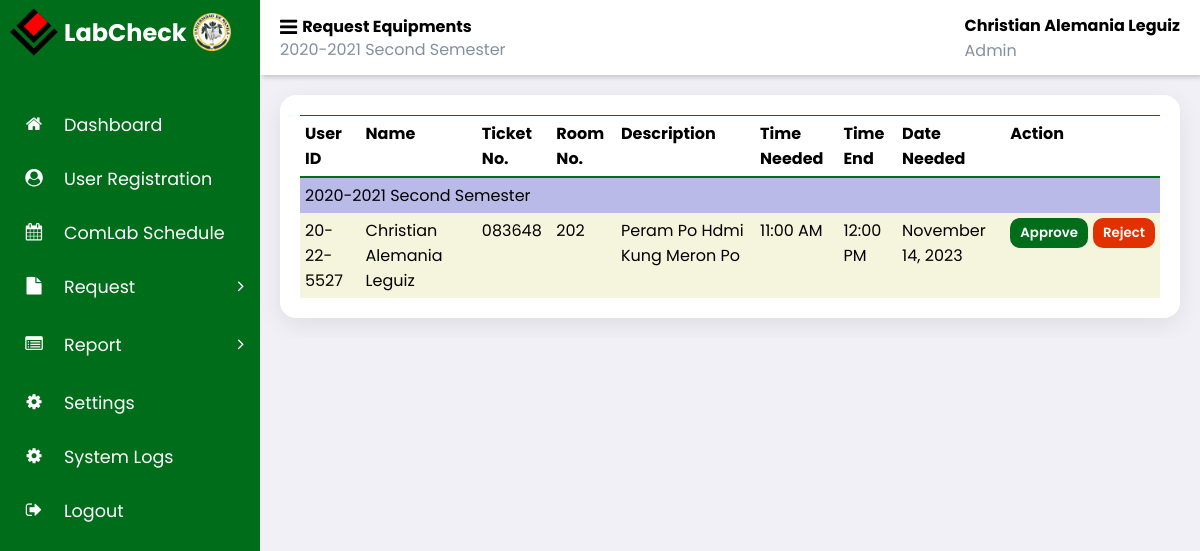
/admin_labcheck/request_equipment.php (signed in), run on an earlier commit of the app's database.
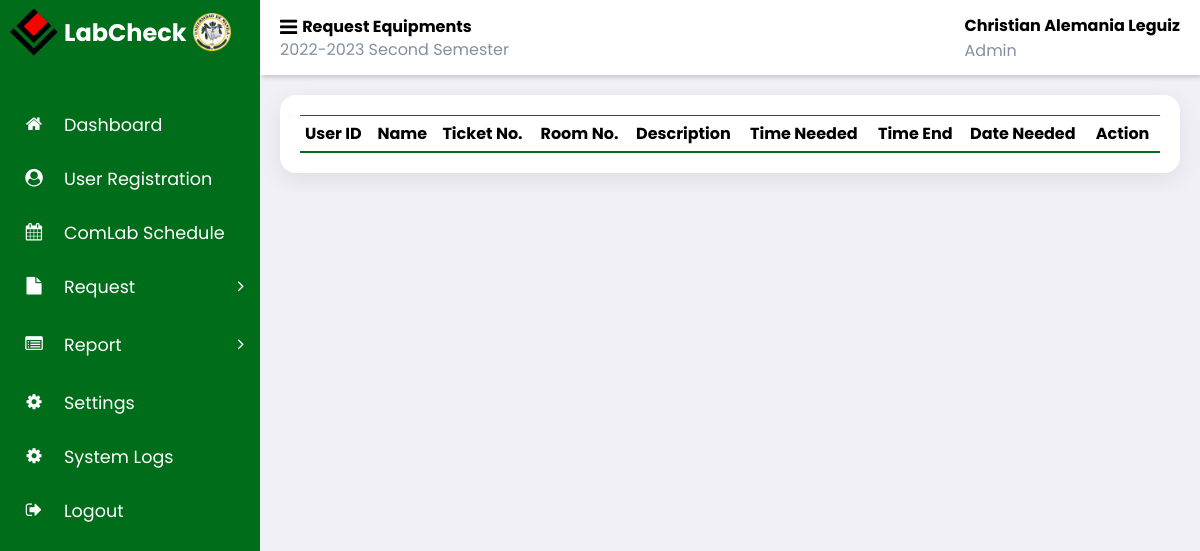
And on a later commit of the database.
### tables this page shows
CREATE TABLE `request` (
  `request_id` int(11) NOT NULL,
  `ticket_no` varchar(6) NOT NULL,
  `user_id` varchar(20) NOT NULL,
  `name` varchar(50) NOT NULL,
  `description` varchar(250) NOT NULL,
  `time` time NOT NULL,
  `time_end` time DEFAULT NULL,
  `date` date NOT NULL,
  `room_id` int(11) NOT NULL,
  `request_type` enum('comlab usage','repair','equipment') NOT NULL,
  `status` enum('pending','approve','reject','resolved') NOT NULL DEFAULT 'pending',
  `feedback` varchar(250) DEFAULT NULL,
  `school_year` varchar(20) NOT NULL,
  `semester` varchar(20) NOT NULL,
  `notify` tinyint(1) NOT NULL DEFAULT 0
);

### admin_labcheck/request_equipment.php (the view, shortened to what this page needs)
<?php
    $page = "Request Equipments";
    include '../partial/admin_sidebar.php';
    include '../partial/header.php';
    $requestType = "equipment";
    $status = "pending";
    try {
        require_once "../connection/database.php";
        $sql='SELECT r.request_id, r.ticket_no, r.user_id, r.name, r.description, r.time, r.time_end, r.date, r.room_id, r.feedback, r.school_year, r.semester
            FROM request r
            JOIN academic_year ay
            ON r.school_year = ay.school_year AND r.semester = ay.semester
            WHERE ay.status = 1
            AND r.request_type = ?
            AND r.status = ?
            ORDER BY r.school_year, r.semester, r.request_id DESC';
        $stmt = $conn->prepare($sql);
        $stmt->bind_param('ss', $requestType, $status);
        $stmt->execute();
        $result = $stmt->get_result();
    } catch (Exception $e) {
        die('Database error: ' . $e->getMessage());
    }
?>
<body>
<div class="main-content">
    <main class="request-equipment">
    <div class="table-container">
            <table class="table-header">
                <thead>
                    <tr>
                        <th>User ID</th>
                        <th>Name</th>
                        <th>Ticket No.</th>
                        <th>Room No.</th>
                        <th>Description</th>
                        <th>Time Needed</th>
                        <th>Time End</th>
                        <th>Date Needed</th>
                        <th>Action</th>
                    </tr>
                </thead>
            <tbody id="reportTable" class="table-body">
                <?php
                 $currentSchoolYear = '';
                 $currentSemester = '';
                 while ($row = $result->fetch_assoc()): ?>
                    <?php
                        $time = strtotime($row['time']);
                        $formattedTime = date("g:i A", $time);
                        $time_end = strtotime($row['time_end']);
                        $formattedEndTime = $time_end !== false ? date("g:i A", $time_end) : ' ';
                        $date = strtotime($row['date']);
                        $formattedDate = date("F j, Y ", $date);
                        $schoolYear = $row['school_year'];
                        $semester = $row['semester'];
                    ?>
                    <?php if ($currentSchoolYear != $schoolYear || $currentSemester != $semester): ?>
                        <tr>
                            <td data-cell="School Year and Semester" colspan="9" class="group-header">
                                    <?php echo $schoolYear. ' ' .$semester; ?>
                            </td>
                        </tr>
                        <?php
                        $currentSchoolYear = $schoolYear;
                        $currentSemester = $semester;
                    endif; ?>
                    <tr>
                        <td data-cell="User Id"><?php echo htmlspecialchars($row['user_id']); ?></td>
                        <td data-cell="Name"><?php echo htmlspecialchars(ucwords ($row['name'])); ?></td>
                        <td data-cell="Ticket No"><?php echo htmlspecialchars($row['ticket_no']); ?></td>
                        <td data-cell="Room No"><?php echo htmlspecialchars($row['room_id']); ?></td>
                        <td data-cell="Description"><?php echo htmlspecialchars(ucwords($row['description'])); ?></td>
                        <td data-cell="Time Needed"><?php echo $formattedTime; ?></td>
                        <td data-cell="Time End"><?php echo $formattedEndTime; ?></td>
                        <td data-cell="Date Needed"><?php echo $formattedDate; ?></td>
                        <td data-cell="Action">
                            <div class="action-flex">
                            <form action="../includes/process_request_equipment.php" method="post" class="approval-form">
                                <button type="submit" onclick="return confirmApproval()" name="approve">Approve</button>
                            </form>
                            <form action="../includes/process_request_equipment.php" method="post" class="rejection-form">
                                <button type="button" onclick="showRejectionReason(this)">Reject</button>
                            </form>
                            </div>
                        </td>
                    </tr>
                <?php endwhile; ?>
            </tbody>
        </table>
    </div>
</main>
</div>
</body>
</html>

### partial/header.php (shortened to what this page needs)
<section id="content">
		<nav>
            <div>
				<div class="hamburger-row">
					<span class="fa fa-bars toggle-sidebar"></span>
					<h2 class="hamburger-text">
						<?=$page?>
					</h2>
				</div>
				<div class="acad-year">
				<?= $_SESSION['school_year']?> <?= $_SESSION['semester']?>
				</div>
            </div>
            <div>
				<div class="name-usertype">
					<h4>
						<?=$_SESSION['name']?>
					</h4>
					<small>Admin</small>
				</div>
			</div>
		</nav>

What changed in the data, as far as the page shows it:
no longer on this page (row edited): request: school_year "2020-2021", semester "Second Semester", user "20-22-5527", name "Christian Alemania Leguiz", ticket_no "083648", room "202", description "Peram Po Hdmi Kung Meron Po", time "11:00 AM", time_end "12:00 PM", date "November 14, 2023"
Also different on the page:
$_SESSION['school_year']: "2020-2021" → "2022-2023"
